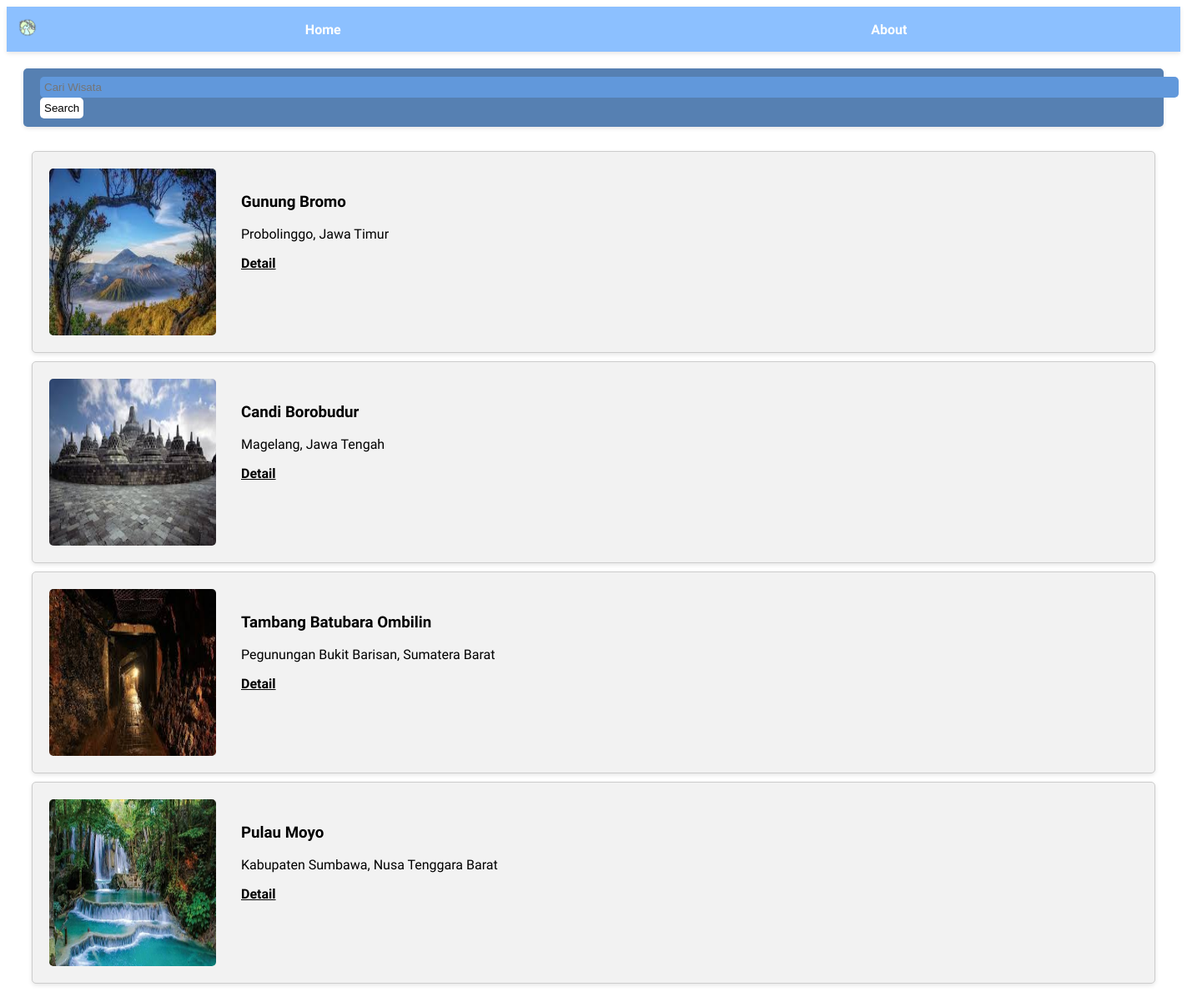
The page / on the database its author committed.
### wisata/models.py (models this page shows, shortened)
class Wisata(models.Model):
    nama = models.CharField(max_length=100)
    lokasi = models.CharField(max_length=100)
    deskripsi = models.TextField(max_length=1000)
    gambar = models.ImageField(upload_to='wisata', null=True, blank=True)

### wisata/views.py (the view)
# urls.py: path('',wisataView.home,name='home'),
def home(request):
    searchNama = request.GET.get('nama')
    if searchNama:
        wisatas = Wisata.objects.filter(nama__icontains=searchNama)
    else:
        wisatas = Wisata.objects.all()
    return render(request, 'home.html', {'searchNama':searchNama,'wisatas' : wisatas})

### wisata/templates/home.html (shortened to what this page needs)
{% extends 'base.html' %}
{%  block content %}
<form action="" class="search">
      <input type="text" name="nama" class="form-control" placeholder="Cari Wisata"/>
    <button type="submit">Search</button>
  </form>
  <br/>
{% for wisata in wisatas %}
<div class="wisata">
    <img src="{{ wisata.gambar.url }}" alt="wisata"/>
    <div class="text">
    <h3>{{ wisata.nama }}</h3>
    <p>{{ wisata.lokasi }}</p>
    <a href="{% url 'detail' wisata.id %}">Detail</a>
    </div>
</div>
{% endfor %}
</div>
{% endblock content %}

### wisata/templates/base.html (shortened to what this page needs)
{% load static %}
<!DOCTYPE html>
<html lang="en">
<head>
    <link rel="stylesheet" href="{% static 'css/style.css' %}">
</head>
<body>
    <div class="navbar">
        <div class="logo">
        <a href="{% url 'home' %}">
            <img src="{% static 'images/favicon.png' %}" width="30" alt="logo">
        </a>
        </div>
        <a href="{% url 'home' %}">Home</a>
        <a href="{% url 'about' %}">About</a>
    </div>
    <div class="container">
        {% block content %}
        {% endblock content %}
</body>
</html>

### static/css/style.css (style rules this page uses)
html { font-family: "Parkinsans", sans-serif; font-optical-sizing: auto; font-weight: 300; }
.navbar { display: flex; background-color: #8cc0ff; padding: 10px; font-weight: bold; box-shadow: 0px 2px 5px rgba(0, 0, 0, 0.103); }
.navbar a { flex: 1; text-align: center; text-decoration: none; color: #fff; padding-top: 8px; }
.container { padding: 20px; }
.search { padding: 10px 20px; border: none; border-radius: 5px; background-color: #5680b2; font-size: 16px; box-shadow: 0px 2px 5px rgba(0, 0, 0, 0.1); color: #fff; }
.search button { background-color: #fff; border: none; padding: 5px; border-radius: 5px; }
.search input { background-color: #6198db; border: none; padding: 5px; border-radius: 5px; color: #fff; width: 1355px; }
.wisata { display: flex; padding: 20px; border: 1px solid #ccc; border-radius: 5px; margin: 10px; box-shadow: 0px 2px 5px rgba(0, 0, 0, 0.1); background-color: #f2f2f2; transition: all 0.3s ease-in-out; }
.wisata img { width: 200px; height: 200px; border-radius: 5px; margin-right: 20px; }
.wisata .text { padding: 10px; }
.wisata a { font-weight: bold; color: #000000; }

### rows shown on the page
Wisata: gambar (picture), nama "Gunung Bromo", lokasi "Probolinggo, Jawa Timur"
Wisata: gambar (picture), nama "Candi Borobudur", lokasi "Magelang, Jawa Tengah"
Wisata: gambar (picture), nama "Tambang Batubara Ombilin", lokasi "Pegunungan Bukit Barisan, Sumatera Barat"
Wisata: gambar (picture), nama "Pulau Moyo", lokasi "Kabupaten Sumbawa, Nusa Tenggara Barat"
